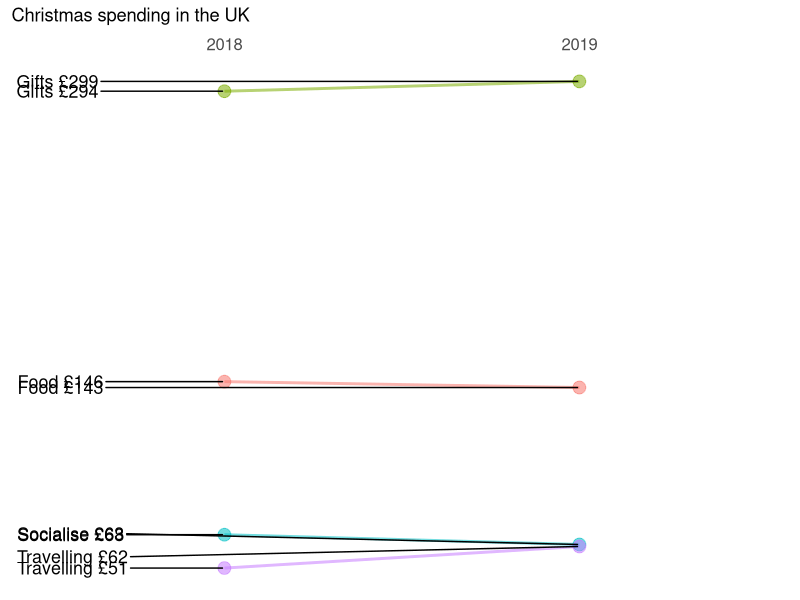
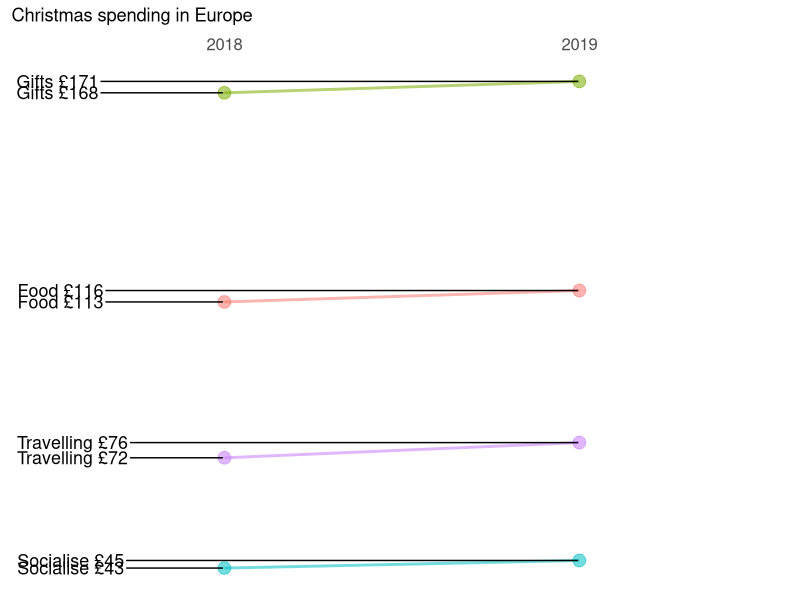

The R script that drew these images, in order:
library(readxl)
library(tidyverse)
library(ggrepel)
christmasspending<- readxl::read_xlsx("./Christmas_spending/Data/Christmas spending.xlsx")
christmasspending<- christmasspending %>% rename(SpendingAmount=`Amount in £`)

## find any missing values
missingvalues<-apply(christmasspending,2,function(x){sum(is.na(x))})
## no missing values.
##
christmasspending%>% group_by(Region)%>% distinct(Category)
## Let us focus on how the spending has changed by region and by category
# Splitting UK and Europe so that we can compare and also remove totals.
christmasspending$Year <- as.factor(christmasspending$Year)
cmasNonTotal <- christmasspending %>% filter(Category != "Total")
cmasUK <- christmasspending %>% filter((Region == "UK") & (Category != "Total"))
cmaEur <-christmasspending %>% filter((Region == "Europe") & (Category != "Total"))

## plot UK
ggplot(data = cmasUK, mapping = aes(x=Year,y=SpendingAmount,group=Category)) +
  geom_line(aes(colour=Category,alpha=1),size=1) +
  geom_point(aes(colour=Category,alpha=1),size=4) +
  geom_text_repel(data = cmasUK%>%filter(Year=="2018")
            ,mapping = aes(label=paste0(Category," ", "£",as.character(SpendingAmount)),
                           hjust = "left", 
                           #fontface = "italics", 
                           size = 1, 
                           nudge_x = -.45, 
                           direction = "y")) +
  geom_text_repel(data = cmasUK%>%filter(Year=="2019")
            ,mapping = aes(label=paste0(Category," ", "£",as.character(SpendingAmount)),
                           hjust = "left", 
                           #fontface = "bold", 
                           size = 1, 
                           nudge_x = -.45, 
                           direction = "y"))+
  
  
  scale_x_discrete(position = "top",limit=c("2018","2019")) +
  theme_bw() +
  theme(legend.position = "none") +
  theme(panel.border = element_blank()) +
 
  theme(axis.title.y     = element_blank()) +
  theme(axis.text.y      = element_blank()) +
  theme(panel.grid.major.y = element_blank()) +
  theme(panel.grid.minor.y = element_blank()) +
  # Remove a few things from the x axis and increase font size
  theme(axis.title.x     = element_blank()) +
  theme(panel.grid.major.x = element_blank()) +
  theme(axis.text.x.top      = element_text(size=12)) +
  # Remove x & y tick marks
  theme(axis.ticks       = element_blank()) +


  labs(title = "Christmas spending in the UK")







## plot Europe
ggplot(data = cmaEur, mapping = aes(x=Year,y=SpendingAmount,group=Category)) +
  geom_line(aes(colour=Category,alpha=1),size=1) +
  geom_point(aes(colour=Category,alpha=1),size=4) +
  geom_text_repel(data = cmaEur%>%filter(Year=="2018")
                  ,mapping = aes(label=paste0(Category," ", "£",as.character(SpendingAmount)),
                                 hjust = "left", 
                                 #fontface = "italics", 
                                 size = 1, 
                                 nudge_x = -.45, 
                                 direction = "y")) +
  geom_text_repel(data = cmaEur%>%filter(Year=="2019")
                  ,mapping = aes(label=paste0(Category," ", "£",as.character(SpendingAmount)),
                                 hjust = "left", 
                                 #fontface = "bold", 
                                 size = 1, 
                                 nudge_x = -.45, 
                                 direction = "y"))+
  
  
  scale_x_discrete(position = "top",limit=c("2018","2019")) +
  theme_bw() +
  theme(legend.position = "none") +
  theme(panel.border = element_blank()) +
  
  theme(axis.title.y     = element_blank()) +
  theme(axis.text.y      = element_blank()) +
  theme(panel.grid.major.y = element_blank()) +
  theme(panel.grid.minor.y = element_blank()) +
  # Remove a few things from the x axis and increase font size
  theme(axis.title.x     = element_blank()) +
  theme(panel.grid.major.x = element_blank()) +
  theme(axis.text.x.top      = element_text(size=12)) +
  # Remove x & y tick marks
  theme(axis.ticks       = element_blank()) +
  
  
  labs(title = "Christmas spending in Europe")


cmasNonTotal %>% pivot_wider(names_from = "Year",values_from = "SpendingAmount")
